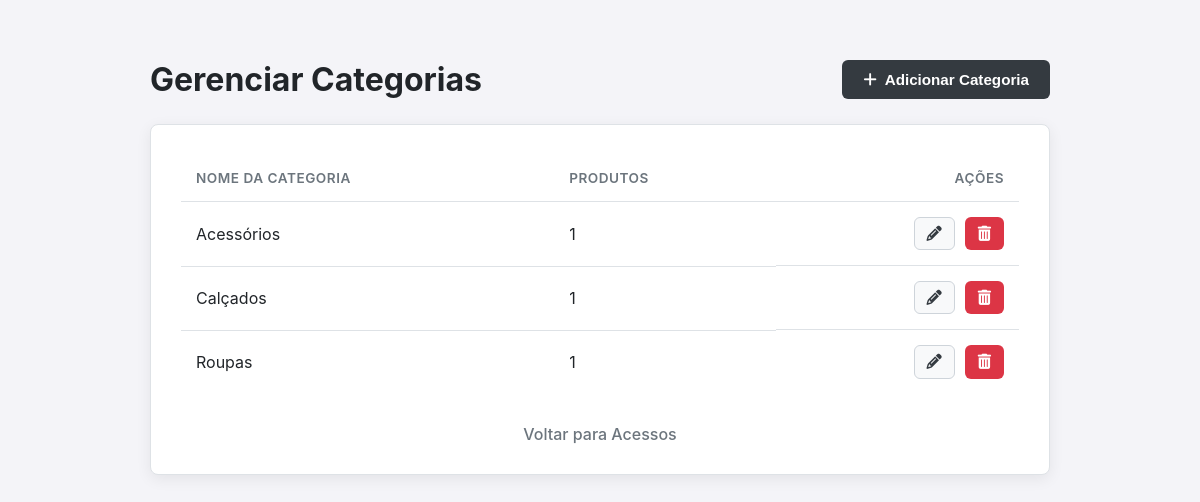
Page /public/modulo_categoria/categoria.php on the earlier database version.
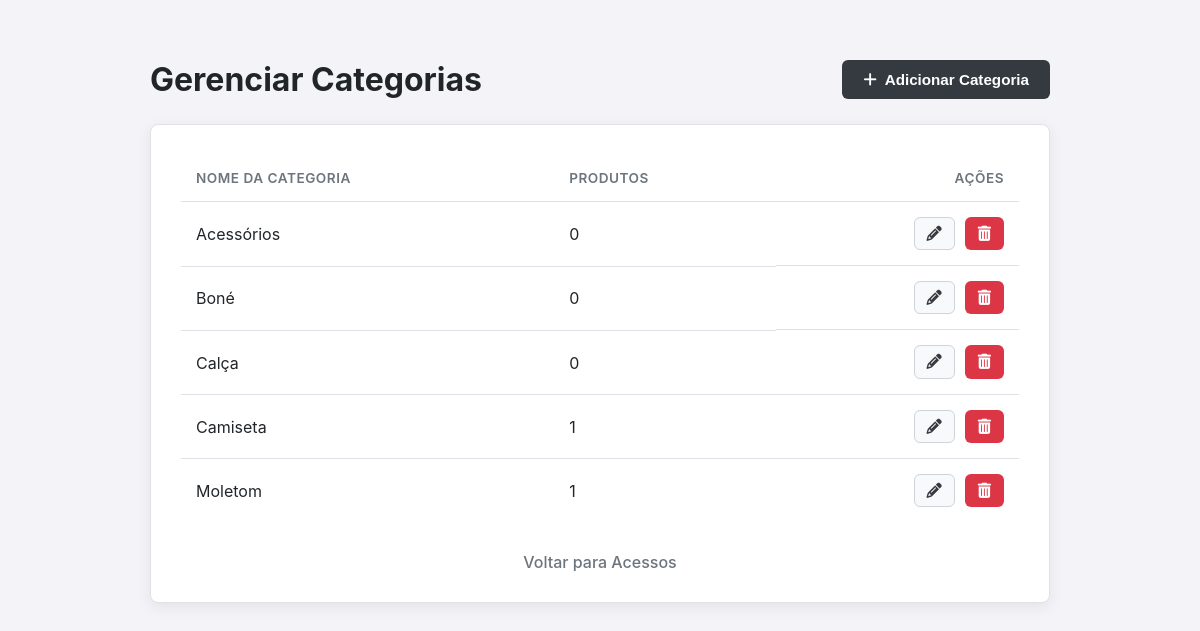
Same page on the later database version.
### tables this page shows
CREATE TABLE Categorias (
   ID_Categorias integer primary key,
   Nome text not null unique
);

### public/modulo_categoria/categoria.php (the view, shortened to what this page needs)
<?php
require_once '../conexao/conexao.php';
try {
    $query = $conexao->query("
        SELECT
            c.ID_Categorias as id,
            c.Nome as nome,
            COUNT(p.ID_Produtos) as quantidade
        FROM Categorias c
        LEFT JOIN Produtos p ON p.ID_Categorias = c.ID_Categorias
        GROUP BY c.ID_Categorias, c.Nome
        ORDER BY c.Nome ASC
    ");
    $categorias = $query->fetchAll(PDO::FETCH_ASSOC);
} catch (PDOException $e) {
    die('Erro ao conectar ou buscar dados: ' . $e->getMessage());
}
?>
<!DOCTYPE html>
<html lang="pt-br">
<head>
    <link rel="stylesheet" href="../assets/css/painel_mono_estilo.css">
    <link rel="stylesheet" href="https://cdnjs.cloudflare.com/ajax/libs/font-awesome/6.5.2/css/all.min.css">
</head>
<body>
    <div class="container">
        <div class="header">
            <h1>Gerenciar Categorias</h1>
            <button id="btn-adicionar" class="btn btn-primary">
                <i class="fas fa-plus"></i> Adicionar Categoria
            </button>
        </div>
        <div class="content-card">
            <div class="table-responsive">
                <table>
                    <thead>
                        <tr>
                            <th>Nome da Categoria</th>
                            <th>Produtos</th>
                            <th class="acao-header">Ações</th>
                        </tr>
                    </thead>
                    <tbody>
                        <?php if (empty($categorias)): ?>
                            <tr>
                                <td colspan="3" class="empty-state">Nenhuma categoria cadastrada ainda.</td>
                            </tr>
                        <?php else: ?>
                            <?php foreach ($categorias as $categoria): ?>
                                <tr>
                                    <td><?= htmlspecialchars($categoria['nome']) ?></td>
                                    <td><?= $categoria['quantidade'] ?></td>
                                    <td class="actions">
                                        <button class="btn btn-secondary btn-edit"
                                                data-id="<?= $categoria['id'] ?>"
                                                data-nome="<?= htmlspecialchars($categoria['nome']) ?>">
                                            <i class="fas fa-pencil-alt"></i>
                                        </button>
                                        <form method="POST" action="excluir_categoria.php" onsubmit="return confirm('Atenção! Excluir uma categoria é uma ação permanente. Deseja continuar?');">
                                            <button type="submit" class="btn btn-danger">
                                                <i class="fas fa-trash-alt"></i>
                                            </button>
                                        </form>
                                    </td>
                                </tr>
                            <?php endforeach; ?>
                        <?php endif; ?>
                    </tbody>
                </table>
            </div>
            <div class="footer-link">
                 <a href="../pag_acessos/acesso.html">Voltar para Acessos</a>
            </div>
        </div>
    </div>
</body>
</html>

Differences in the rows shown:
removed categorias: Nome "Calçados", quantidade "1"
removed categorias: Nome "Roupas", quantidade "1"
computed for categorias "Acessórios": quantidade "1" → "0"
added categorias: Nome "Boné", quantidade "0"
added categorias: Nome "Calça", quantidade "0"
added categorias: Nome "Camiseta", quantidade "1"
added categorias: Nome "Moletom", quantidade "1"
